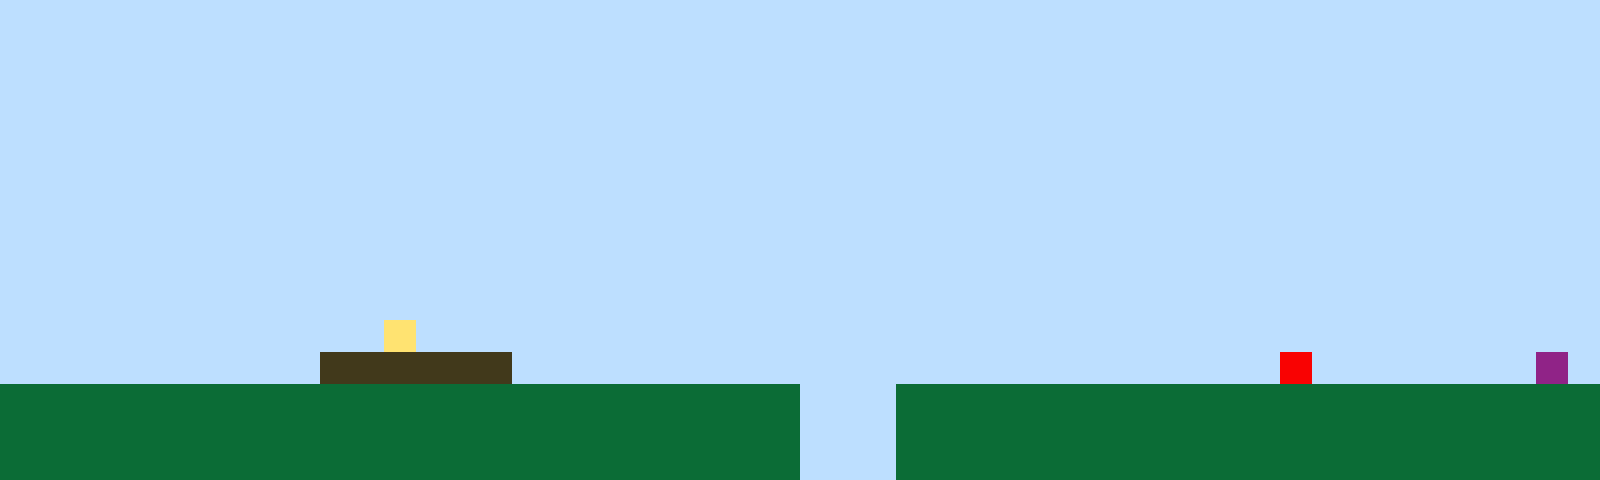

This is a level from a 2D game, rendered from its Tiled map with the project's own tilesets. A one-line summary and the complete map file follow:
An orthogonal 50x15 tile map with 32x32 px tiles, 1 tile layer (Tile Layer 1).

<map version="1.10" tiledversion="1.11.2" orientation="orthogonal" renderorder="right-up" width="50" height="15" tilewidth="32" tileheight="32" infinite="0" nextlayerid="2" nextobjectid="1"><editorsettings><export target="map1.csv" format="csv" /></editorsettings><tileset firstgid="1" name="sprites" tilewidth="32" tileheight="32" tilecount="6" columns="3"><image source="sprites.png" width="96" height="64" /></tileset><layer id="1" name="Tile Layer 1" width="50" height="15"><data encoding="csv">1,1,1,1,1,1,1,1,1,1,1,1,1,1,1,1,1,1,1,1,1,1,1,1,1,1,1,1,1,1,1,1,1,1,1,1,1,1,1,1,1,1,1,1,1,1,1,1,1,1,1,1,1,1,1,1,1,1,1,1,1,1,1,1,1,1,1,1,1,1,1,1,1,1,1,1,1,1,1,1,1,1,1,1,1,1,1,1,1,1,1,1,1,1,1,1,1,1,1,1,1,1,1,1,1,1,1,1,1,1,1,1,1,1,1,1,1,1,1,1,1,1,1,1,1,1,1,1,1,1,1,1,1,1,1,1,1,1,1,1,1,1,1,1,1,1,1,1,1,1,1,1,1,1,1,1,1,1,1,1,1,1,1,1,1,1,1,1,1,1,1,1,1,1,1,1,1,1,1,1,1,1,1,1,1,1,1,1,1,1,1,1,1,1,1,1,1,1,1,1,1,1,1,1,1,1,1,1,1,1,1,1,1,1,1,1,1,1,1,1,1,1,1,1,1,1,1,1,1,1,1,1,1,1,1,1,1,1,1,1,1,1,1,1,1,1,1,1,1,1,1,1,1,1,1,1,1,1,1,1,1,1,1,1,1,1,1,1,1,1,1,1,1,1,1,1,1,1,1,1,1,1,1,1,1,1,1,1,1,1,1,1,1,1,1,1,1,1,1,1,1,1,1,1,1,1,1,1,1,1,1,1,1,1,1,1,1,1,1,1,1,1,1,1,1,1,1,1,1,1,1,1,1,1,1,1,1,1,1,1,1,1,1,1,1,1,1,1,1,1,1,1,1,1,1,1,1,1,1,1,1,1,1,1,1,1,1,1,1,1,1,1,1,1,1,1,1,1,1,1,1,1,1,1,1,1,1,1,1,1,1,1,1,1,1,1,1,1,1,1,1,1,1,1,1,1,1,1,1,1,1,1,1,1,1,1,1,1,1,1,1,1,1,1,1,1,1,1,1,1,1,1,1,1,1,1,1,1,1,1,1,1,1,1,1,1,1,1,1,1,1,1,1,1,1,1,1,1,1,1,1,1,1,1,1,1,1,1,1,1,1,1,1,1,1,1,1,1,1,1,1,1,1,1,1,1,1,1,1,1,1,1,1,1,1,1,1,1,1,1,1,1,1,1,1,1,1,1,1,1,1,1,4,1,1,1,1,1,1,1,1,1,1,1,1,1,1,1,1,1,1,1,1,1,1,1,1,1,1,1,1,1,1,1,1,1,1,1,1,1,1,1,1,1,1,1,1,1,1,1,3,3,3,3,3,3,1,1,1,1,1,1,1,1,1,1,1,1,1,1,1,1,1,1,1,1,1,1,1,1,5,1,1,1,1,1,1,1,6,1,2,2,2,2,2,2,2,2,2,2,2,2,2,2,2,2,2,2,2,2,2,2,2,2,2,1,1,1,2,2,2,2,2,2,2,2,2,2,2,2,2,2,2,2,2,2,2,2,2,2,2,2,2,2,2,2,2,2,2,2,2,2,2,2,2,2,2,2,2,2,2,2,2,2,2,1,1,1,2,2,2,2,2,2,2,2,2,2,2,2,2,2,2,2,2,2,2,2,2,2,2,2,2,2,2,2,2,2,2,2,2,2,2,2,2,2,2,2,2,2,2,2,2,2,2,1,1,1,2,2,2,2,2,2,2,2,2,2,2,2,2,2,2,2,2,2,2,2,2,2</data></layer></map>
